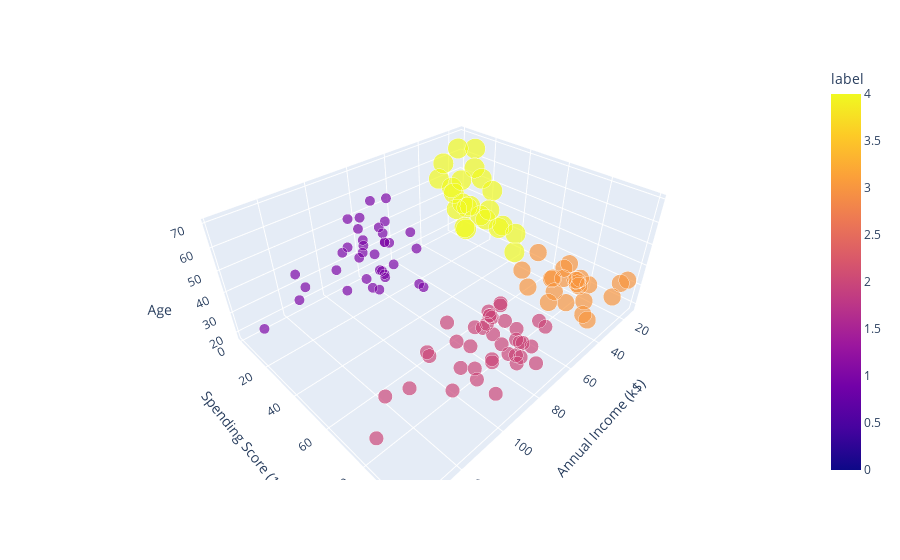

Notebook cell for this chart:
### Code cell
import plotly.express as px
import plotly.graph_objs as go

fig = px.scatter_3d(X, x="Annual Income (k$)", y="Spending Score (1-100)", z="Age",
                    color = 'label', size = 'label')
fig.show()

### Figure 1 — Plotly figure (JSON) as saved in the notebook; plotly's stock layout.template omitted (floating-point values rounded to 4 significant figures; data arrays with more than 128 entries replaced by an {"elided": "..."} marker saying what was removed)
{"data": [{"hovertemplate": "Annual Income (k$)=%{x}<br>Spending Score (1-100)=%{y}<br>Age=%{z}<br>label=%{marker.color}<extra></extra>", "legendgroup": "", "marker": {"color": {"elided": "200 int values"}, "coloraxis": "coloraxis", "size": {"elided": "200 int values"}, "sizemode": "area", "sizeref": 0.01, "symbol": "circle"}, "mode": "markers", "name": "", "scene": "scene", "showlegend": false, "type": "scatter3d", "x": {"elided": "200 int values"}, "y": {"elided": "200 int values"}, "z": {"elided": "200 int values"}}], "layout": {"coloraxis": {"colorbar": {"title": {"text": "label"}}, "colorscale": [[0, "#0d0887"], [0.1111, "#46039f"], [0.2222, "#7201a8"], [0.3333, "#9c179e"], [0.4444, "#bd3786"], [0.5556, "#d8576b"], [0.6667, "#ed7953"], [0.7778, "#fb9f3a"], [0.8889, "#fdca26"], [1, "#f0f921"]]}, "legend": {"itemsizing": "constant", "tracegroupgap": 0}, "margin": {"t": 60}, "scene": {"domain": {"x": [0, 1], "y": [0, 1]}, "xaxis": {"title": {"text": "Annual Income (k$)"}}, "yaxis": {"title": {"text": "Spending Score (1-100)"}}, "zaxis": {"title": {"text": "Age"}}}}}
